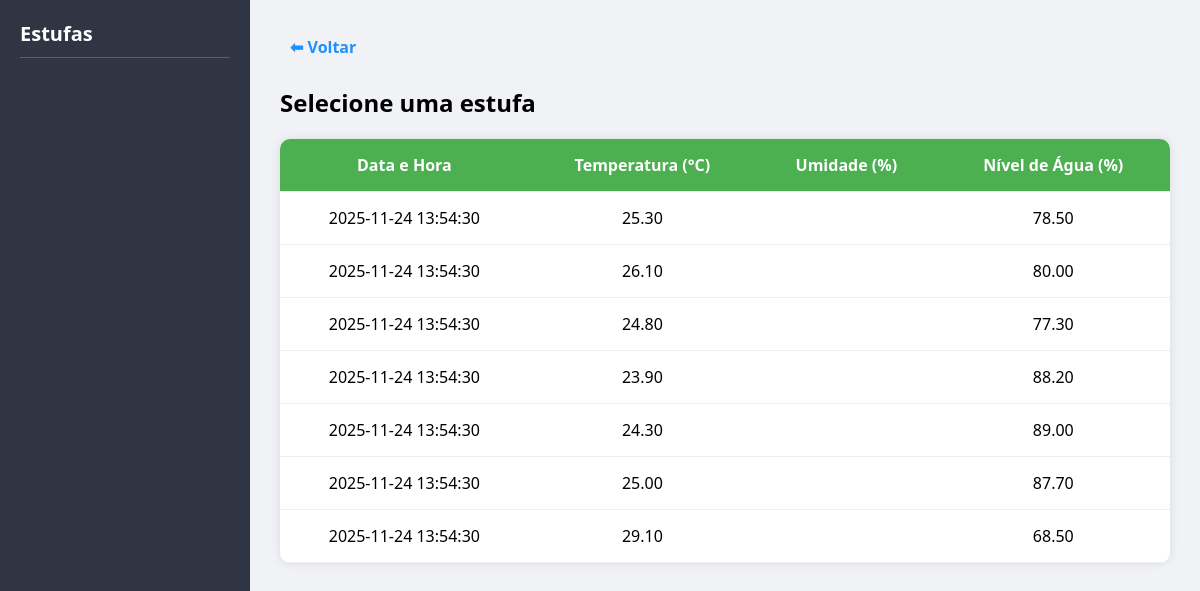
/paghistorico.php, run on the app's committed database.
### tables this page shows
CREATE TABLE leituras (
    id INT AUTO_INCREMENT PRIMARY KEY,
    estufa_id INT NOT NULL,
    temperatura DECIMAL(5,2) NOT NULL,
    umidade DECIMAL(5,2) NOT NULL,
    nivel_agua DECIMAL(5,2) NOT NULL,
    data_hora DATETIME DEFAULT CURRENT_TIMESTAMP,
    FOREIGN KEY (estufa_id) REFERENCES estufa(id)
);

### classes/leituras.class.php (called while the page is built, shortened)
<?php
require_once "conexao.php";
class Leituras {
    public function listarTodasPorEstufa($estufa_id) {
        global $pdo;
        $sql = "SELECT * FROM leituras
                WHERE estufa_id = :id
                ORDER BY data_hora DESC limit 50";
        $stmt = $pdo->prepare($sql);
        $stmt->bindValue(":id", $estufa_id);
        $stmt->execute();
        return $stmt->fetchAll(PDO::FETCH_ASSOC);
    }
}

### paghistorico.php (the view, shortened to what this page needs)
<?php
require_once 'classes/leituras.class.php';
$leituras = [];
if ($_SERVER['REQUEST_METHOD'] == 'GET') {
  $estufa = isset($_GET['estufa_id']) ? $_GET['estufa_id'] : 1;
  $leitura = new Leituras();
  $leituras = $leitura->listarTodasPorEstufa($estufa);
}
?>
<!DOCTYPE html>
<html lang="pt-br">
<head>
  <link rel="stylesheet" href="css/historico.css">
</head>
<body>
  <div class="sidebar">
    <h2>Estufas</h2>
  </div>
    <div class="main">
    <div class="voltar">
        <a href="index.php" class="btn-voltar">⬅ Voltar</a>
    </div>
    <br>
    <h1 id="titulo">Selecione uma estufa</h1>
    <table>
      <thead>
        <tr>
          <th>Data e Hora</th>
          <th>Temperatura (°C)</th>
          <th>Umidade (%)</th>
          <th>Nível de Água (%)</th>
        </tr>
      </thead>
      <tbody id="tabela-historico">
        <?php foreach ($leituras as $leitura): ?>
          <tr>
            <td><?= $leitura['data_hora'] ?></td>
            <td><?= $leitura['temperatura'] ?></td>
            <td><?= $leitura['umidade_ar'] ?></td>
            <td><?= $leitura['nivel_agua'] ?></td>
          </tr>
        <?php endforeach; ?>
      </tbody>
    </table>
  </div>
</body>
</html>

### css/historico.css (style rules this page uses)
* { box-sizing: border-box; margin: 0; padding: 0; font-family: 'Segoe UI', sans-serif; }
body { background: #f0f2f5; display: flex; height: 100vh; }
.sidebar { width: 250px; background: #2f3542; color: white; padding: 20px; }
.sidebar h2 { margin-bottom: 20px; font-size: 20px; border-bottom: 1px solid #57606f; padding-bottom: 10px; }
.main { flex-grow: 1; padding: 30px; }
.main h1 { margin-bottom: 20px; font-size: 24px; }
table { width: 100%; border-collapse: collapse; background: white; border-radius: 10px; overflow: hidden; box-shadow: 0 0 10px rgba(0,0,0,0.1); }
th, td { padding: 15px; text-align: center; border-bottom: 1px solid #eee; }
th { background: #4CAF50; color: white; }
.btn-voltar { text-decoration: none; color: #1e90ff; font-weight: bold; font-size: 16px; display: inline-block; padding: 6px 10px; border-radius: 5px; transition: background 0.2s; }

### data on the page
leituras: data_hora "2025-11-24 13:54:30", temperatura "25.30", nivel_agua "78.50"
leituras: data_hora "2025-11-24 13:54:30", temperatura "26.10", nivel_agua "80.00"
leituras: data_hora "2025-11-24 13:54:30", temperatura "24.80", nivel_agua "77.30"
leituras: data_hora "2025-11-24 13:54:30", temperatura "23.90", nivel_agua "88.20"
leituras: data_hora "2025-11-24 13:54:30", temperatura "24.30", nivel_agua "89.00"
leituras: data_hora "2025-11-24 13:54:30", temperatura "25.00", nivel_agua "87.70"
leituras: data_hora "2025-11-24 13:54:30", temperatura "29.10", nivel_agua "68.50"
